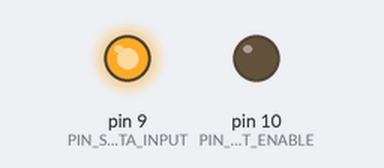
Recording of a sketch running on a simulated Arduino Uno, built with avr-gcc and run on an emulated ATmega328P. On the bench: output pins drawn as LEDs (lit = HIGH). Pins used as bus, display or sensor lines are not drawn.

Above: at 0.1 s.
Timing chart, 0 to 1.6 s (numbered marks = the images above):
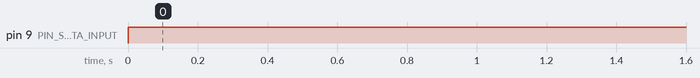

The sketch:

ShiftRegister.ino
```cpp
const int PIN_SERIAL_DATA_INPUT = 9;  // Orange
const int PIN_RESET = 13;             // Grey
const int PIN_SHIFT_CLOCK = 12;       // Purple
const int PIN_LATCH_CLOCK = 11;       // Blue (STCP)
const int PIN_OUTPUT_ENABLE = 10;     // Green

const int DELAY_PERIOD = 100;

#pragma region Helpers

void dumpPort(char id, byte port) {
  String bin = String(port, BIN);
  while (bin.length() != 8) {
    bin = "0" + bin;
  }
  String hex = String(port, HEX);
  while (hex.length() != 2) {
    hex = 0 + hex;
  }

  Serial.println(String(id) + ":  " + bin + ", 0x" + hex);
}

#pragma endregion

void setPinModes() {
  pinMode(PIN_SERIAL_DATA_INPUT, OUTPUT);
  pinMode(PIN_RESET, OUTPUT);
  pinMode(PIN_SHIFT_CLOCK, OUTPUT);
  pinMode(PIN_LATCH_CLOCK, OUTPUT);
  pinMode(PIN_OUTPUT_ENABLE, OUTPUT);
  pinMode(LED_BUILTIN, OUTPUT);
}

void setup() {
  Serial.begin(9600);
  setPinModes();

  digitalWrite(PIN_RESET, LOW);
  digitalWrite(PIN_SHIFT_CLOCK, LOW);
  digitalWrite(PIN_LATCH_CLOCK, LOW);
  digitalWrite(PIN_OUTPUT_ENABLE, LOW);
  digitalWrite(PIN_RESET, HIGH);

  while (!Serial) { ; }
}

void loop() {
  digitalWrite(PIN_SHIFT_CLOCK, LOW);
  digitalWrite(PIN_LATCH_CLOCK, LOW);
  delay(1);
  digitalWrite(PIN_SERIAL_DATA_INPUT, HIGH);
  delay(1);
  digitalWrite(PIN_SHIFT_CLOCK, HIGH);
  delay(1);
  digitalWrite(PIN_SHIFT_CLOCK, LOW);
  delay(1);
  digitalWrite(PIN_LATCH_CLOCK, HIGH);
  delay(1000);
}
```

Measured:
- by itself, pin 9 (PIN_SERIAL_DATA_INPUT): LOW → HIGH at 0.00 s
